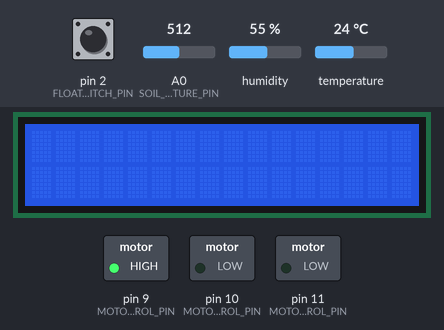
Bench run of a sketch on a simulated Arduino Uno, built with avr-gcc and run on an emulated ATmega328P. Parts: 16×2 character LCD, switched loads named in the sketch (green lamp = pin HIGH). Inputs (shaded band) come from the test bench; at power-on: temperature 24 °C, A0 (SOIL_MOISTURE_PIN) = 512, pin 2 (FLOAT_SWITCH_PIN) LOW, humidity 55 %.

Above: at 1.2 s.
1.3 s: temperature set to 31 °C
3.3 s: temperature set to 34 °C
At 4.7 s:
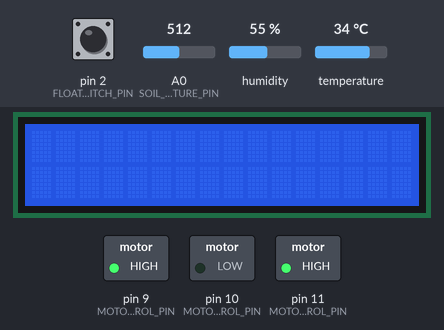
5.6 s: A0 (SOIL_MOISTURE_PIN) set to 487
At 5.9 s:
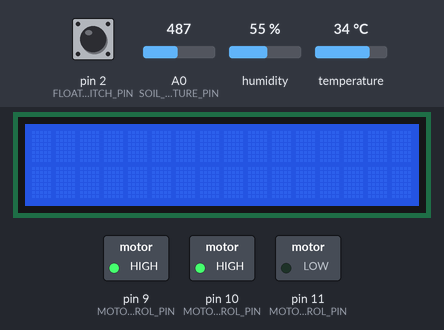
7.1 s: pin 2 (FLOAT_SWITCH_PIN) pulled HIGH for 0.15 s
At 7.17 s:
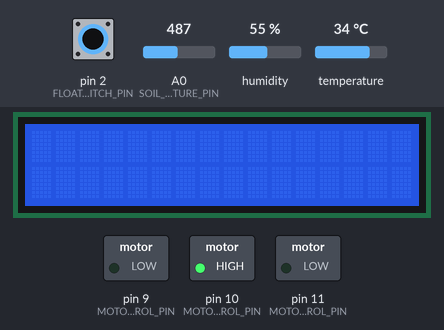
8.7 s: A0 (SOIL_MOISTURE_PIN) set to 510
At 9.4 s:
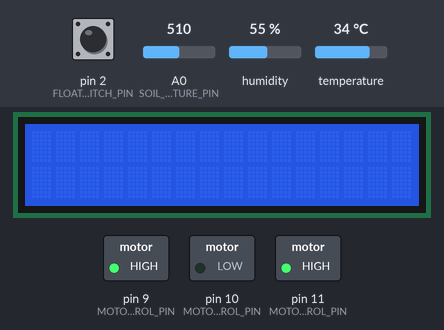
10.2 s: pin 2 (FLOAT_SWITCH_PIN) pulled HIGH for 1 s
At 10.6 s:
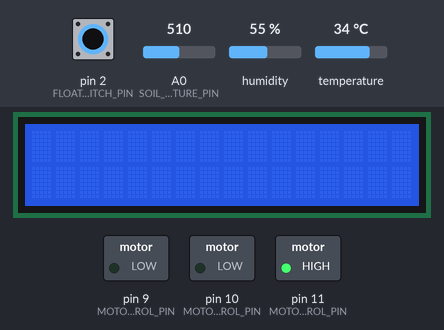
Timing chart, 0 to 13.2 s (numbered marks = the images above; inputs shaded):
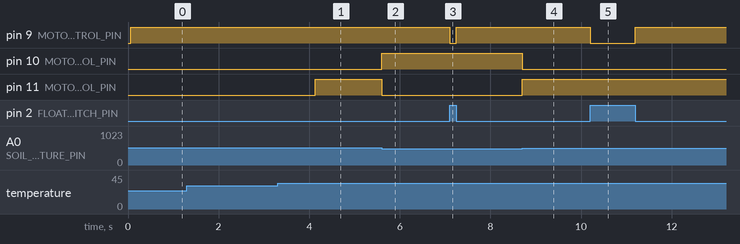

The sketch:

Proper_code_with_LCD.ino
```cpp
#include <DHT.h>  // include the DHT library
#include <LiquidCrystal_I2C.h>  // include the LiquidCrystal_I2C library

const int FLOAT_SWITCH_PIN = 2;  // pin connected to float switch
const int SOIL_MOISTURE_PIN = A0;  // pin connected to soil moisture sensor
const int DHT_PIN = 3;  // pin connected to the DHT sensor
const int MOTOR1_CONTROL_PIN = 9;  // pin used to control motor 1
const int MOTOR2_CONTROL_PIN = 10;  // pin used to control motor 2
const int MOTOR3_CONTROL_PIN = 11;  // pin used to control motor 3
const float TEMPERATURE_THRESHOLD = 32;  // temperature threshold in degrees Celsius

DHT dht(DHT_PIN, DHT11);  // create a DHT object
LiquidCrystal_I2C lcd(0x27, 16, 2);  // create an LCD object using the I2C address 0x27

void setup() {
  pinMode(FLOAT_SWITCH_PIN, INPUT);
  pinMode(SOIL_MOISTURE_PIN, INPUT);
  pinMode(MOTOR1_CONTROL_PIN, OUTPUT);
  pinMode(MOTOR2_CONTROL_PIN, OUTPUT);
  pinMode(MOTOR3_CONTROL_PIN, OUTPUT);
  dht.begin();
  lcd.begin();
}

void loop() {
  // Read the float switch state
  int floatSwitchState = digitalRead(FLOAT_SWITCH_PIN);

  // If the tank is full, turn off motor 1. Otherwise, turn it on.
  if (floatSwitchState == HIGH) {
    digitalWrite(MOTOR1_CONTROL_PIN, LOW);
  } else {
    digitalWrite(MOTOR1_CONTROL_PIN, HIGH);
  }

  // Read the soil moisture level
  int soilMoisture = analogRead(SOIL_MOISTURE_PIN);

  // If the soil is dry, turn on motor 2. Otherwise, turn it off.
  if (soilMoisture < 500) {  // adjust this threshold as needed
    digitalWrite(MOTOR2_CONTROL_PIN, HIGH);
  } else {
    digitalWrite(MOTOR2_CONTROL_PIN, LOW);
  }

  // Read the temperature and humidity from the DHT sensor
  float temperature = dht.readTemperature();
  float humidity = dht.readHumidity();

  // If the temperature is above the threshold and the soil is not moist, turn on motor 3.
  // Otherwise, turn it off.
  if (temperature > TEMPERATURE_THRESHOLD && soilMoisture >= 500) {
    digitalWrite(MOTOR3_CONTROL_PIN, HIGH);
  } else {
    digitalWrite(MOTOR3_CONTROL_PIN, LOW);
  }
}

  // Display the temperature and humidity on the LCD screen
```

Measured:
- the behaviour switches between 32 and 33 °C on temperature (found by bisection; images 0 and 1)
- the behaviour switches between 500 and 499 on A0 (SOIL_MOISTURE_PIN) (found by bisection; images 1 and 2)
- after the input at 1.3 s, every drawn part: stays the same
- after the input at 3.3 s, pin 11 (MOTOR3_CONTROL_PIN): LOW → HIGH after 0.83 s
- after the input at 5.6 s, pin 10 (MOTOR2_CONTROL_PIN): LOW → HIGH at once; pin 11 (MOTOR3_CONTROL_PIN): HIGH → LOW at once
- after the input at 7.1 s, pin 9 (MOTOR1_CONTROL_PIN): HIGH → LOW at once, → HIGH 0.15 s later
- after the input at 8.7 s, pin 10 (MOTOR2_CONTROL_PIN): HIGH → LOW at once; pin 11 (MOTOR3_CONTROL_PIN): LOW → HIGH at once
- after the input at 10.2 s, pin 9 (MOTOR1_CONTROL_PIN): HIGH → LOW at once, → HIGH 1.0 s later
